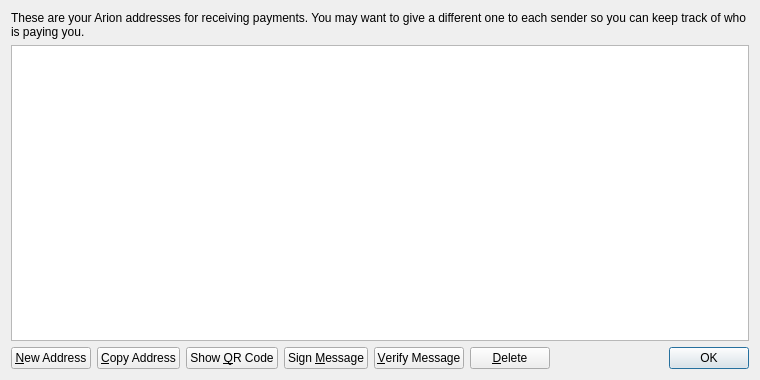
<?xml version="1.0" encoding="UTF-8"?>
<ui version="4.0">
 <class>AddressBookPage</class>
 <widget class="QWidget" name="AddressBookPage">
  <property name="geometry">
   <rect>
    <x>0</x>
    <y>0</y>
    <width>760</width>
    <height>380</height>
   </rect>
  </property>
  <property name="windowTitle">
   <string>Address Book</string>
  </property>
  <property name="styleSheet">
   <string notr="true"/>
  </property>
  <layout class="QVBoxLayout" name="verticalLayout">
   <item>
    <widget class="QLabel" name="labelExplanation">
     <property name="text">
      <string>These are your Arion addresses for receiving payments. You may want to give a different one to each sender so you can keep track of who is paying you.</string>
     </property>
     <property name="textFormat">
      <enum>Qt::PlainText</enum>
     </property>
     <property name="wordWrap">
      <bool>true</bool>
     </property>
    </widget>
   </item>
   <item>
    <widget class="QTableView" name="tableView">
     <property name="contextMenuPolicy">
      <enum>Qt::CustomContextMenu</enum>
     </property>
     <property name="toolTip">
      <string>Double-click to edit address or label</string>
     </property>
     <property name="styleSheet">
      <string notr="true"/>
     </property>
     <property name="tabKeyNavigation">
      <bool>false</bool>
     </property>
     <property name="selectionMode">
      <enum>QAbstractItemView::SingleSelection</enum>
     </property>
     <property name="selectionBehavior">
      <enum>QAbstractItemView::SelectRows</enum>
     </property>
     <property name="sortingEnabled">
      <bool>true</bool>
     </property>
     <attribute name="verticalHeaderVisible">
      <bool>false</bool>
     </attribute>
    </widget>
   </item>
   <item>
    <layout class="QHBoxLayout" name="horizontalLayout">
     <item>
      <widget class="QPushButton" name="newAddressButton">
       <property name="toolTip">
        <string>Create a new address</string>
       </property>
       <property name="text">
        <string>&amp;New Address</string>
       </property>
      </widget>
     </item>
     <item>
      <widget class="QPushButton" name="copyToClipboard">
       <property name="toolTip">
        <string>Copy the currently selected address to the system clipboard</string>
       </property>
       <property name="text">
        <string>&amp;Copy Address</string>
       </property>
      </widget>
     </item>
     <item>
      <widget class="QPushButton" name="showQRCode">
       <property name="text">
        <string>Show &amp;QR Code</string>
       </property>
      </widget>
     </item>
     <item>
      <widget class="QPushButton" name="signMessage">
       <property name="toolTip">
        <string>Sign a message to prove you own a Arion address</string>
       </property>
       <property name="text">
        <string>Sign &amp;Message</string>
       </property>
      </widget>
     </item>
     <item>
      <widget class="QPushButton" name="verifyMessage">
       <property name="toolTip">
        <string>Verify a message to ensure it was signed with a specified Arion address</string>
       </property>
       <property name="text">
        <string>&amp;Verify Message</string>
       </property>
      </widget>
     </item>
     <item>
      <widget class="QPushButton" name="deleteButton">
       <property name="toolTip">
        <string>Delete the currently selected address from the list</string>
       </property>
       <property name="text">
        <string>&amp;Delete</string>
       </property>
      </widget>
     </item>
     <item>
      <spacer name="horizontalSpacer">
       <property name="orientation">
        <enum>Qt::Horizontal</enum>
       </property>
       <property name="sizeHint" stdset="0">
        <size>
         <width>40</width>
         <height>20</height>
        </size>
       </property>
      </spacer>
     </item>
     <item>
      <widget class="QDialogButtonBox" name="buttonBox">
       <property name="sizePolicy">
        <sizepolicy hsizetype="Maximum" vsizetype="Fixed">
         <horstretch>0</horstretch>
         <verstretch>0</verstretch>
        </sizepolicy>
       </property>
       <property name="standardButtons">
        <set>QDialogButtonBox::Ok</set>
       </property>
      </widget>
     </item>
    </layout>
   </item>
  </layout>
 </widget>
 <resources/>
 <connections/>
</ui>
